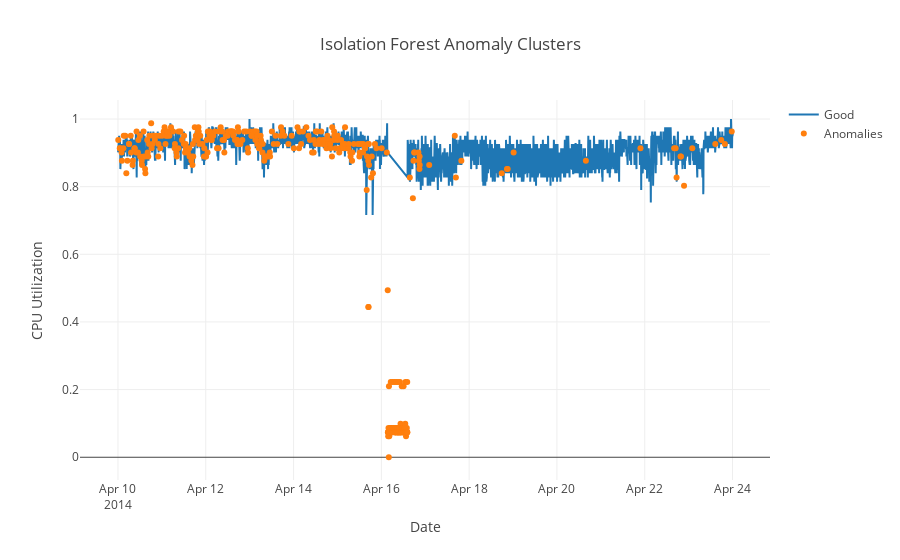

The notebook cell saved with this chart:
### Markdown cell above
## Third Visual: Plotly
The last graph model is from plotly which uses d3.js. I plotted the time series and color coded based on the labelled anomalies from Isolation forests. This shows where the "bad" clusters exist in measurements. In this plot, the user can zoom and move the plot around, but differing from brokeh, the user can hover over the different points to see the labelled points and value.

### Code cell
#conda install -c anaconda plotly in anaconda cmd
import plotly as py
import plotly.graph_objs as go

#Place anomalies in dataframe and split
timeSeries['anomalies']=anomalies
regular=timeSeries[timeSeries.anomalies==1]
bad=timeSeries[timeSeries.anomalies==-1]

py.offline.init_notebook_mode(connected=True)
  
trace1 = go.Scatter(
    x=regular.index,
    y=regular.CPU,
    mode='lines',
    name='Good'
)

trace2 = go.Scatter(
    x=bad.index,
    y=bad.CPU,
    mode='markers',
    name='Anomalies'
)

data=[trace1,trace2]

layout = go.Layout(
    title='Isolation Forest Anomaly Clusters',
    xaxis=dict(title='Date'),
    yaxis=dict(title='CPU Utilization')
)
    
newPlot=go.Figure(data=data, layout=layout)
    
py.offline.iplot(newPlot)

### Figure 1 — Plotly figure (JSON) as saved in the notebook; plotly's stock layout.template omitted (floating-point values rounded to 4 significant figures; data arrays with more than 128 entries replaced by an {"elided": "..."} marker saying what was removed)
{"data": [{"mode": "lines", "name": "Good", "type": "scatter", "uid": "6a03cec7-25d9-40dd-853b-448435751a34", "x": {"elided": "3621 str values"}, "y": {"elided": "3621 float values"}}, {"mode": "markers", "name": "Anomalies", "type": "scatter", "uid": "3cce459c-97e4-4c78-8246-947c37c813b0", "x": {"elided": "403 str values"}, "y": {"elided": "403 float values"}}], "layout": {"title": "Isolation Forest Anomaly Clusters", "xaxis": {"title": "Date"}, "yaxis": {"title": "CPU Utilization"}}}
